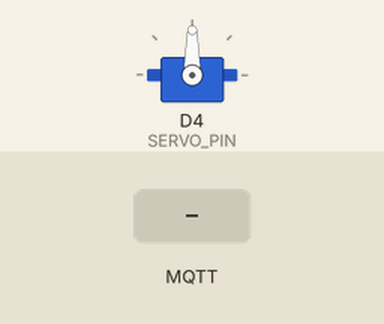
Simulated run of this sketch. Board: ESP8266 (NodeMCU). Parts: servo. The inputs (shaded band) are chosen by the test bench. WiFi joins after 1.5 s; servers stay silent unless stated; the local clock reads 2024-03-15 10:24:30 at power-on unless the sketch sets it; random numbers use the default seed unless the sketch sets one; no MQTT or app messages arrive unless stated; what the sketch prints to the serial monitor is not drawn.

Above: at 2.7 s.
2.8 s: MQTT message "1" arrives on the first subscribed topic
At 3.5 s:
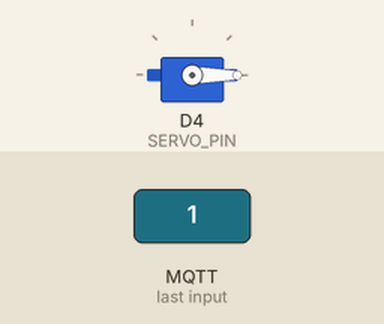
5.9 s: MQTT message "0" arrives on the first subscribed topic
At 7.0 s:
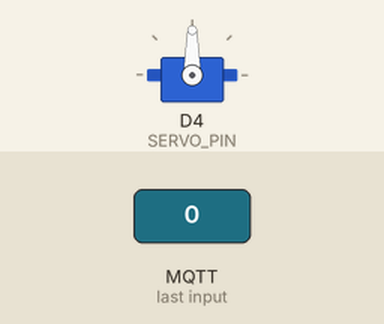
9.1 s: MQTT message "1" arrives on the second subscribed topic
At 9.4 s:
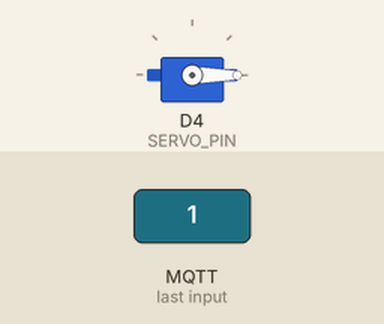
10.6 s: MQTT message "0" arrives on the second subscribed topic
At 11.8 s:
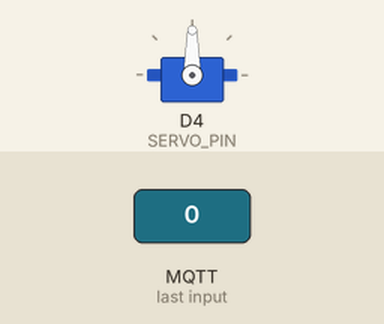
Timing chart, 0 to 13.1 s (numbered marks = the images above; inputs shaded):
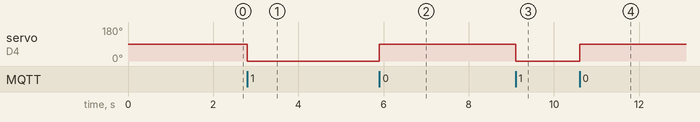

Measured:
- after the input at 2.8 s, servo on D4 (SERVO_PIN): 90° → 0° at once
- after the input at 5.9 s, servo on D4 (SERVO_PIN): 0° → 90° at once
- after the input at 9.1 s, servo on D4 (SERVO_PIN): 90° → 0° at once
- after the input at 10.6 s, servo on D4 (SERVO_PIN): 0° → 90° at once

The sketch:

SUBSCRIBE_PA.ino
```cpp
#include <ESP8266WiFi.h>
#include <WiFiClientSecure.h>
#include <UniversalTelegramBot.h>
#include <PubSubClient.h>
#include <Servo.h>

Servo servo;

//===================Wifi==================
#define WIFI_SSID "wifi"
#define WIFI_PASSWORD "1sampai8"
//===================Wifi==================

//===================Sensor Pin==================
#define SERVO_PIN D4
//===================Sensor Pin==================


//=======================MQTT======================
const char* mqtt_server = "broker.emqx.io";  // broker gratisan
WiFiClient espClient;
PubSubClient client(espClient);
unsigned long lastMsg = 0;
float motion = 0;
boolean status;

// Fungsi untuk menerima data
void callback(char* topic, byte* payload, unsigned int length) {
  Serial.print("Pesan diterima [");
  Serial.print(topic);
  Serial.print("] ");
  Serial.println();

  // Switch on the LED if an 1 was received as first character
  if ((char)payload[0] == '0') {
    servo.write(90);  // Untuk mengatur nilai servo
    Serial.println("pintu terbuka");
    // but actually the LED is on; this is because
    // it is active low on the ESP-01)
  } else if ((char)payload[0] == '1') {
    servo.write(0);  // Untuk mengatur nilai servo
    Serial.println("pintu tertutup");
  } else if (String(topic) == "ultrasonic/movement") {
    motion = (float)payload[0];
    Serial.println(motion);
  }
}

// fungsi untuk mengubungkan ke broker
void reconnect() {
  // Loop until we're reconnected
  while (!client.connected()) {
    Serial.print("Attempting MQTT connection...");
    // Create a random client ID
    String clientId = "ESP8266Client-";
    clientId += String(random(0xffff), HEX);
    // Attempt to connect
    if (client.connect(clientId.c_str())) {
      Serial.println("connected");
      // Once connected, publish an announcement...
      client.subscribe("servo/gerak");
      client.subscribe("ultrasonic/movement");
    } else {
      Serial.print("failed, rc=");
      Serial.print(client.state());
      Serial.println(" try again in 5 seconds");
      // Wait 5 seconds before retrying
      delay(5000);
    }
  }
}
//=======================MQTT======================


// ==================Telegram BOT===================
#define BOT_TOKEN "6965871493:AAGFxTfgOqRF8AdTpRppgRzpvJtHSRU-B2U"

const unsigned long BOT_MTBS = 1000;  // mean time between scan messages

X509List cert(TELEGRAM_CERTIFICATE_ROOT);
WiFiClientSecure secured_client;
UniversalTelegramBot bot(BOT_TOKEN, secured_client);
unsigned long bot_lasttime;  // last time messages' scan has been done

void handleNewMessages(int numNewMessages) {
  Serial.print("Handle New Messages: ");
  Serial.println(numNewMessages);

  for (int i = 0; i < numNewMessages; i++) {
    String chat_id = bot.messages[i].chat_id;
    String text = bot.messages[i].text;
    // String from_name = bot.messages[i].from_name;
    // if (from_name == "")
    //   from_name = "Guest";

    if (text == "/membuka") {
      client.publish("servo/gerak", "0");
      status = true;
      bot.sendMessage(chat_id, "Pintu Terbuka...", "");
    }
    if (text == "/menutup") {
      client.publish("servo/gerak", "1");
      status = false;
      bot.sendMessage(chat_id, "Pintu Tertutup...", "");
    }

    if (text == "/StatusPintu") {
      String message = "Status Pintu : ";
      if (status == true) {
        message += "Terbuka";
      } else {
        message += "Tertutup";
      }

      bot.sendMessage(chat_id, message, "");
    }

    if (text == "/start") {
      String welcome = "Selamat Datang \n";
      welcome += "Daftar Perintah :\n\n";
      welcome += "/membuka : Untuk Membuka Pintu\n";
      welcome += "/menutup : Untuk Menutup Pintu\n";
      welcome += "/StatusPintu : Menampilkan Status Pintu\n";
      bot.sendMessage(chat_id, welcome, "Markdown");
    }
    if (motion > 0 && motion < 100) {
      Serial.println("Motion Detected!!!");

      // digitalWrite(buzzerPin, HIGH);
      // delay(1000);
      // digitalWrite(buzzerPin, LOW);
      // delay(2000);

      // Notify motion detection via Telegram
      String message = "Motion Detected!!!\nSilahkan pilih aksi:\n/membuka - Buka pintu\n/menutup - Tutup pintu";
      bot.sendMessage(chat_id, message, "");
    }
  }
}
// ==================Telegram BOT===================

void setup() {
  Serial.begin(115200);
  Serial.println();

  // Servo Pin Mode
  servo.attach(SERVO_PIN);

  // attempt to connect to Wifi network:
  configTime(0, 0, "pool.ntp.org");       // get UTC time via NTP untuk bot telegram
  secured_client.setTrustAnchors(&cert);  // Add root certificate for api.telegram.org
  Serial.print("Connecting to Wifi SSID ");
  Serial.print(WIFI_SSID);
  WiFi.begin(WIFI_SSID, WIFI_PASSWORD);
  while (WiFi.status() != WL_CONNECTED) {
    Serial.print(".");
    delay(500);
  }
  Serial.print("\nWiFi connected. IP address: ");
  Serial.println(WiFi.localIP());

  // // Check NTP/Time, usually it is instantaneous and you can delete the code below.
  // Serial.print("Retrieving time: ");
  // time_t now = time(nullptr);
  // while (now < 24 * 3600)
  // {
  //   Serial.print(".");
  //   delay(100);
  //   now = time(nullptr);
  // }
  // Serial.println(now);

  client.setServer(mqtt_server, 1883);  // setup awal ke server mqtt
  client.setCallback(callback);
}

void loop() {
  if (status == false) {
  }
  if (millis() - bot_lasttime > BOT_MTBS) {
    int numNewMessages = bot.getUpdates(bot.last_message_received + 1);

    while (numNewMessages) {
      Serial.println("Got response");
      handleNewMessages(numNewMessages);
      numNewMessages = bot.getUpdates(bot.last_message_received + 1);
    }

    bot_lasttime = millis();
  }

  if (!client.connected()) {
    reconnect();
  }
  client.loop();
}
```
